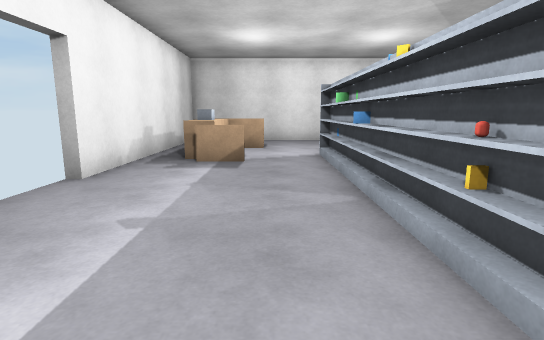
view 1 (above)

14 first-person views from a walk through a scene from a Unity 3-D project. The camera is 1.2 m above the floor, tilts 10° down and sees 80° across. The floor is counted in squares, 1 m on a side. Each view is taken from the middle of a square. On the plan, view 1 faces up. The plan holds only what a view shows up to about 14 squares ahead; the rest is blank. The player is left out. Door leaves are left out, so doorways stand open.

view 2
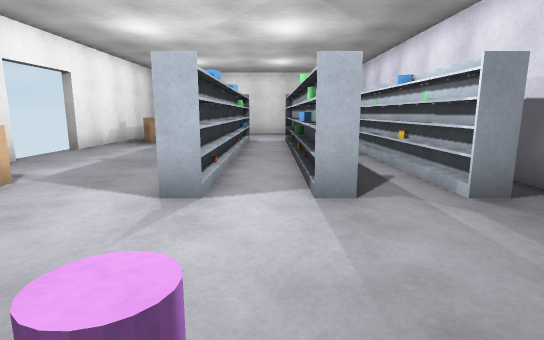

view 3
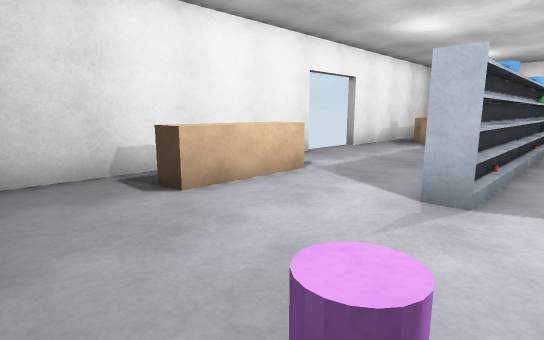

view 4
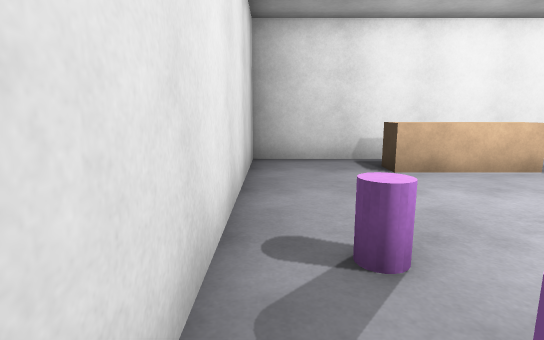

view 5
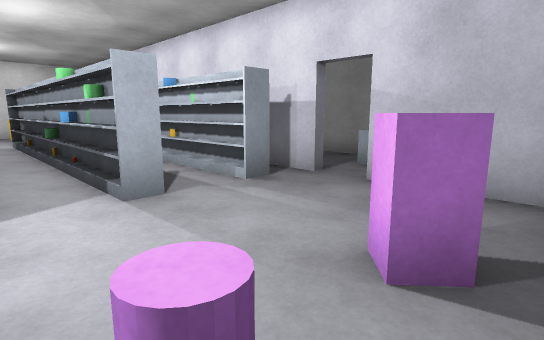

view 6
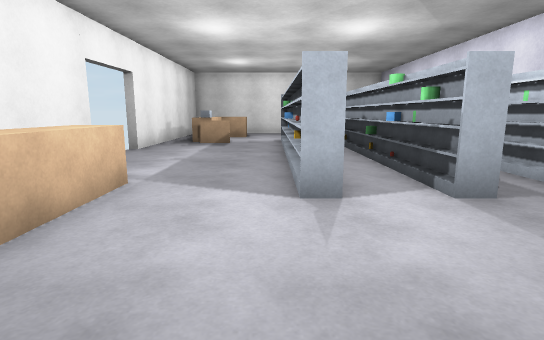

view 7
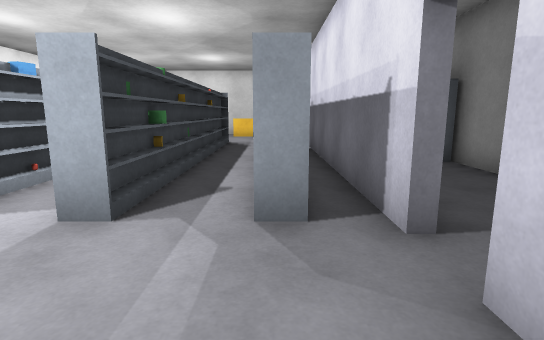

view 8
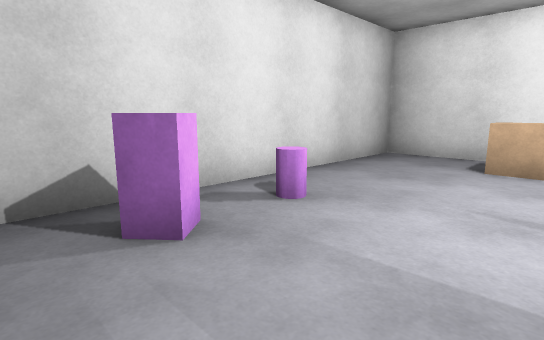

view 9
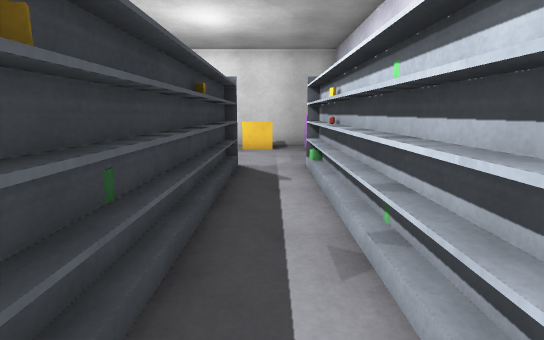

view 10
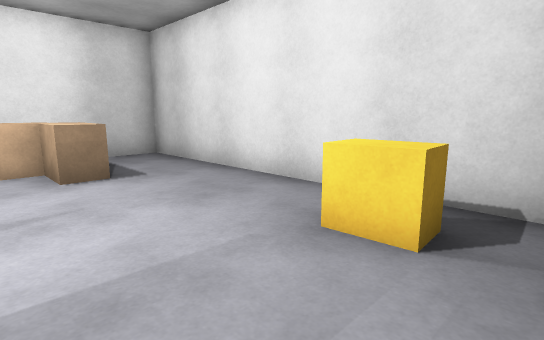

view 11
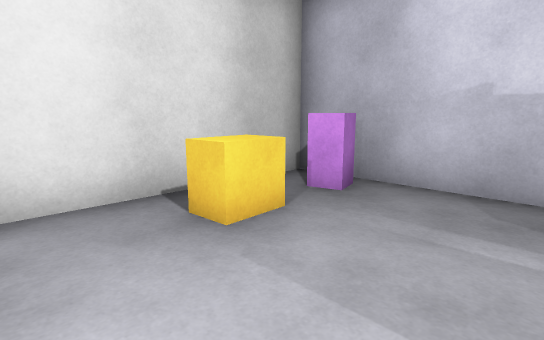

view 12
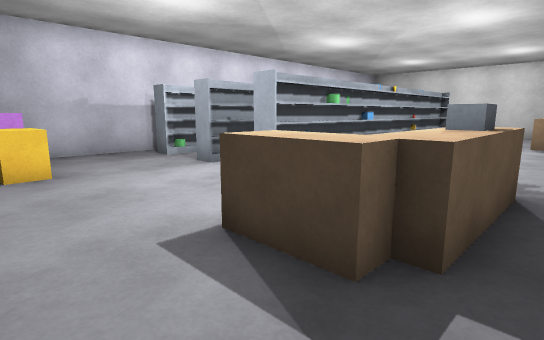

view 13
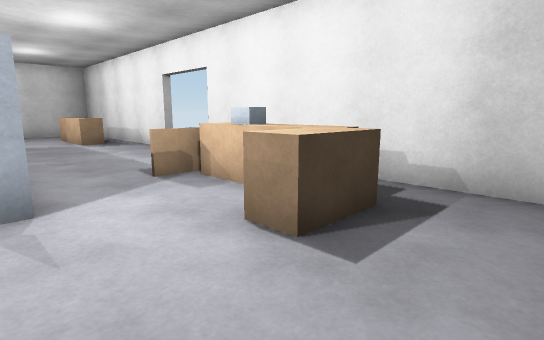

view 14
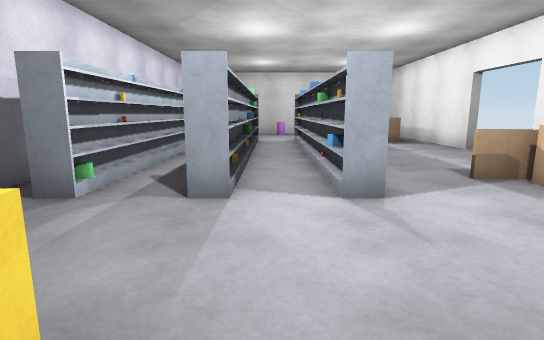

### Floor plan
Ten units are one square. View 1 is at (0, 0); x grows to the right and y downward. Boxes are objects, and circles mark ways between rooms. Rooms are numbered by the first view taken in them; rooms with no view inside come last. Other rooms are left out.
<svg viewBox="-45 -150 125 210">
<path fill="none" stroke="#000" d="M17 5 17 -66 17 0M36 -14 36 -95M39 -5 39 0 39 -5M39 -24 39 -14 39 -95M42 -25 42 5 36 5 36 -5M-35 -32 -35 55 58 55M61 2 61 -15M65 5 58 5 58 -25M74 9 74 -36M17 -84 17 -74 17 -86M17 -94 17 -85M74 46 74 20M20 -95 20 5 14 5 14 -85M-35 -86 -35 -59M-24 -5 -15 -5 -15 25 -24 25M-6 -80 -20 -80M36 -95 42 -95 42 -55M17 -86 17 -95M39 -95 39 -56M14 -85 14 -95 20 -95M74 -82 74 -145 -35 -145 -35 -86M58 -55 58 -95 65 -95M61 -54 61 -95M-19 -82 -6 -82M42 -55 42 -25M58 -25 58 -55M39 -56 39 -24M61 -24 61 -46M74 -36 74 -78"/>
<rect x="15" y="35" width="20" height="10" fill="#bbb"><title>other object</title></rect>
<rect x="35" y="35" width="20" height="10" fill="#bbb"><title>other object</title></rect>
<rect x="-25" y="-105" width="10" height="20" fill="#bbb"><title>other object</title></rect>
<rect x="-25" y="-125" width="30" height="20" fill="#bbb"><title>other object</title></rect>
<rect x="35" y="-135" width="20" height="10" fill="#bbb"><title>other object</title></rect>
<rect x="55" y="-135" width="20" height="10" fill="#bbb"><title>other object</title></rect>
<circle cx="-30" cy="-80" r="3" fill="#2a7"/>
<circle cx="30" cy="-85" r="3" fill="#2a7"/>
<circle cx="5" cy="-80" r="3" fill="#2a7"/>
<circle cx="50" cy="-30" r="3" fill="#2a7"/>
<circle cx="50" cy="-50" r="3" fill="#2a7"/>
<text x="10" y="-10">1</text>
<text x="20" y="-110">2</text>
<text x="50" y="-40">3</text>
</svg>
Room 1 opens to room 2. Room 1 opens to room 3. Room 2 opens to room 3.

Where each view was taken, in squares from view 1:
view 1: 0 up, 0 right, facing up
view 2: 5 down, 3 right, facing up
view 3: 5 down, 3 right, facing up-left
view 4: 5 down, 5 right, facing left
view 5: 5 down, 2 right, facing up-right
view 6: 5 down, 1 right, facing up
view 7: 4 down, 6 right, facing up
view 8: 1 down, 6 right, facing down-left
view 9: 2 up, 5 right, facing up
view 10: 10 up, 6 right, facing up-left
view 11: 10 up, 2 right, facing up-right
view 12: 14 up, 3 left, facing down-right
view 13: 14 up, 2 right, facing down-left
view 14: 14 up, 3 right, facing down
